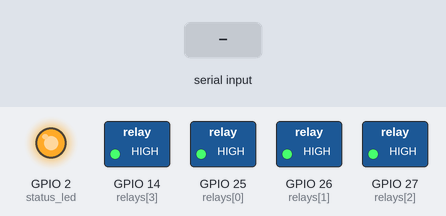
The program below on a simulated ESP32 board running MicroPython. On the bench: switched loads named in the program (green lamp = pin HIGH), output pins drawn as LEDs (lit = HIGH). Inputs (shaded band) come from the test bench. What the program prints to the serial console is not drawn.

Above: at 0.1 s.
At 1.7 s:
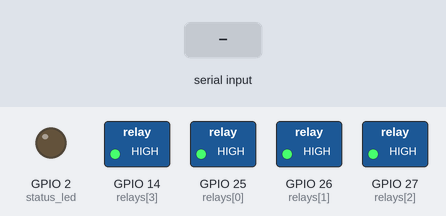
1.8 s: "TELEMETRY" typed at the serial console, then Enter
3.3 s: "RELAY:" typed at the serial console, then Enter
4.8 s: "ON" typed at the serial console, then Enter
Timing chart, 0 to 7.8 s (numbered marks = the images above; inputs shaded):
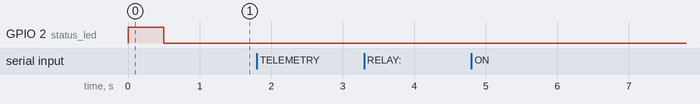

Measured:
- after the input at 1.8 s, every drawn part: stays the same
- after the input at 3.3 s, every drawn part: stays the same
- after the input at 4.8 s, every drawn part: stays the same

The program:

main.py
```python
"""
MicroPython Firmware for ESP32 GridMind / JARVIS Physical IoT Controller.
Supports both Local WiFi REST API and USB Serial UART Commands (115200 baud).
Controls 4-Channel Relays, WS2812B RGB Status LEDs, and ACS712/PZEM Telemetry.
"""

import machine
import time
import json
import network

# --- PIN CONFIGURATION ---
# Relays (Active LOW for standard optocoupler relay boards)
RELAY_PINS = [25, 26, 27, 14]
relays = [machine.Pin(p, machine.Pin.OUT, value=1) for p in RELAY_PINS]

# Status LED
status_led = machine.Pin(2, machine.Pin.OUT)

# ADC for ACS712 Current Sensor (Pin 34)
adc = machine.ADC(machine.Pin(34))
adc.atten(machine.ADC.ATTN_11DB)  # 0-3.3V range


def set_relay(channel, state):
    """Set relay channel (1-4) state (True=ON/Closed, False=OFF/Open)."""
    if 1 <= channel <= len(relays):
        # Active LOW relay: 0 = ON, 1 = OFF
        relays[channel - 1].value(0 if state else 1)
        return True
    return False


def read_sensor_telemetry():
    """Read ADC voltage/current from ACS712 sensor."""
    raw_val = adc.read()
    voltage = (raw_val / 4095.0) * 3.3
    # 2.5V offset for ACS712 (0A = VCC/2)
    current = abs(voltage - 1.65) / 0.185  # for 5A module (185mV/A)
    wattage = current * 230.0  # approximate 230V AC load
    return {
        "raw_adc": raw_val,
        "sensor_voltage": round(voltage, 3),
        "current_amps": round(current, 3),
        "estimated_watts": round(wattage, 1),
        "relay_states": [not bool(r.value()) for r in relays],
    }


def handle_serial_command(cmd_str):
    """Parse UART serial commands from USB: e.g. 'RELAY:1:ON', 'TELEMETRY'."""
    cmd_str = cmd_str.strip()
    if cmd_str == "TELEMETRY":
        return json.dumps(read_sensor_telemetry())
    elif cmd_str.startswith("RELAY:"):
        parts = cmd_str.split(":")
        if len(parts) >= 3:
            ch = int(parts[1])
            st = parts[2].upper() == "ON"
            success = set_relay(ch, st)
            return json.dumps({"relay": ch, "state": "ON" if st else "OFF", "success": success})
    elif cmd_str == "PING":
        return json.dumps({"status": "PONG", "device": "ESP32_GRIDMIND_v1"})
    return json.dumps({"error": "Unknown command", "received": cmd_str})


def main():
    print("[+] ESP32 GridMind Physical Actuation Firmware Active.")
    status_led.value(1)
    time.sleep(0.5)
    status_led.value(0)

    # Main Serial Loop
    import sys
    import uselect

    poll_obj = uselect.poll()
    poll_obj.register(sys.stdin, uselect.POLLIN)

    while True:
        # Check for serial input over USB COM
        if poll_obj.poll(50):
            line = sys.stdin.readline()
            if line:
                resp = handle_serial_command(line)
                print(resp)


if __name__ == "__main__":
    main()
```
